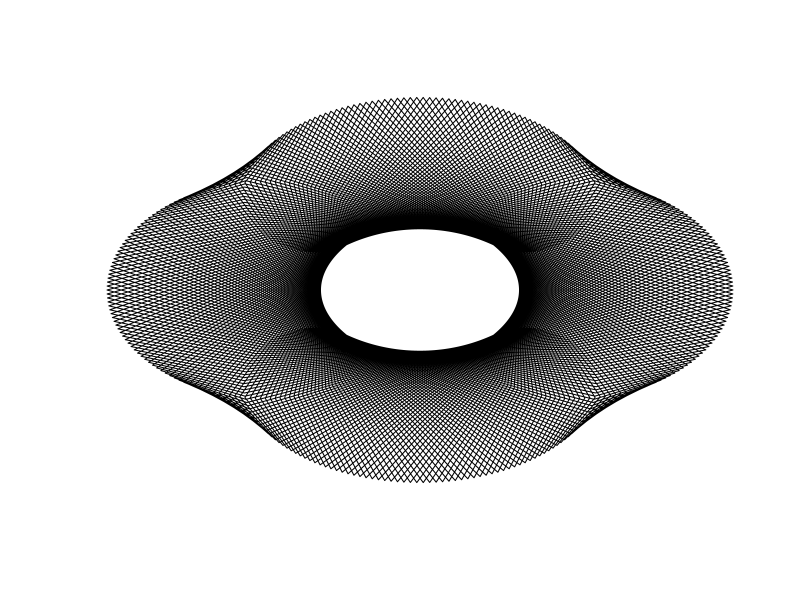

The R source for this figure:
##http://www.sineofthetimes.org/the-art-of-parametric-equations-2/
### Messing around
library(tidyverse)
newX <- function(t,a,b){  (cos(a*t)) + ((cos(b*t))/2)    }
newY <- function(t,a,b){  (sin(a*t)) + ((sin(b*t))/2)       }


a=1
b=5
xa = c()
ya = c()
for (t in seq(1,1000,1)){
  xa <- c(xa,newX(t,a,b))
  ya <- c(ya,newY(t,a,b))
}

pltLimit <- max(max(xa),max(ya)) 
plot(0, 0,
     xlim=c(-pltLimit,pltLimit),
     ylim=c(-pltLimit,pltLimit),
     col = "transparent", xlab = "", ylab = "", axes=F)
out2 <- data.frame( cbind(xa,ya))
lines(out2)
head(out2)

# ggplot(out2,aes(x=xa,y=ya)) +
#   geom_path(color='lightgray') +
#   theme(
#     axis.ticks =   element_blank(),
#     axis.text =    element_blank(),
#     axis.title =   element_blank(),
#     panel.grid.major = element_blank(),
#     panel.grid.minor = element_blank(),
#     plot.background=element_rect(fill = "black"),
#     panel.background = element_rect(fill = 'black'))
